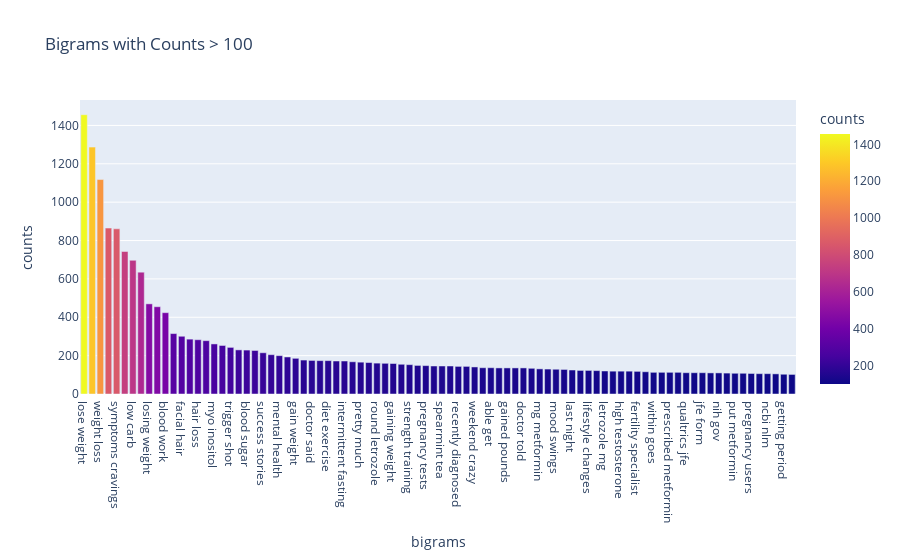

The cell this chart's notebook holds for it:
### Code cell
import plotly.express as px

chart = px.bar(relevant_bigrams, x = 'bigrams', y = 'counts', color = 'counts', 
               title = 'Bigrams with Counts > 100')

chart.show()

### Figure 1 — Plotly figure (JSON) as saved in the notebook; plotly's stock layout.template omitted (floating-point values rounded to 4 significant figures)
{"data": [{"alignmentgroup": "True", "hovertemplate": "bigrams=%{x}<br>counts=%{marker.color}<extra></extra>", "legendgroup": "", "marker": {"color": [1456, 1287, 1118, 865, 861, 743, 697, 635, 470, 455, 424, 315, 301, 286, 283, 278, 261, 253, 243, 230, 229, 227, 215, 205, 200, 193, 186, 177, 175, 174, 174, 172, 172, 168, 166, 164, 161, 160, 159, 155, 153, 149, 148, 146, 146, 146, 144, 144, 141, 137, 137, 136, 136, 136, 136, 134, 131, 130, 129, 128, 125, 123, 123, 122, 120, 119, 119, 119, 118, 116, 113, 113, 113, 113, 111, 111, 111, 110, 110, 109, 108, 108, 107, 106, 106, 105, 103, 102], "coloraxis": "coloraxis", "pattern": {"shape": ""}}, "name": "", "offsetgroup": "", "orientation": "v", "showlegend": false, "textposition": "auto", "type": "bar", "x": ["lose weight", "birth control", "weight loss", "crazy symptoms", "symptoms cravings", "insulin resistance", "low carb", "get pregnant", "losing weight", "weight gain", "blood work", "irregular periods", "facial hair", "lost lbs", "hair loss", "get period", "myo inositol", "lost weight", "trigger shot", "hair growth", "blood sugar", "insulin resistant", "success stories", "getting pregnant", "mental health", "diagnosed ago", "gain weight", "gained weight", "doctor said", "lost pounds", "diet exercise", "love hear", "intermittent fasting", "mg letrozole", "pretty much", "normal range", "round letrozole", "first round", "gaining weight", "blood tests", "strength training", "carb diet", "pregnancy tests", "started metformin", "spearmint tea", "little bit", "recently diagnosed", "first cycle", "weekend crazy", "long term", "able get", "two ago", "gained pounds", "ever since", "doctor told", "cycle letrozole", "mg metformin", "bump bloat", "mood swings", "body hair", "last night", "metformin mg", "lifestyle changes", "period since", "letrozole mg", "last period", "high testosterone", "fast forward", "fertility specialist", "able lose", "within goes", "thank much", "prescribed metformin", "anything within", "qualtrics jfe", "many people", "jfe form", "since last", "nih gov", "calorie deficit", "put metformin", "much better", "pregnancy users", "nlm nih", "ncbi nlm", "eating disorder", "getting period", "please click"], "xaxis": "x", "y": [1456, 1287, 1118, 865, 861, 743, 697, 635, 470, 455, 424, 315, 301, 286, 283, 278, 261, 253, 243, 230, 229, 227, 215, 205, 200, 193, 186, 177, 175, 174, 174, 172, 172, 168, 166, 164, 161, 160, 159, 155, 153, 149, 148, 146, 146, 146, 144, 144, 141, 137, 137, 136, 136, 136, 136, 134, 131, 130, 129, 128, 125, 123, 123, 122, 120, 119, 119, 119, 118, 116, 113, 113, 113, 113, 111, 111, 111, 110, 110, 109, 108, 108, 107, 106, 106, 105, 103, 102], "yaxis": "y"}], "layout": {"barmode": "relative", "coloraxis": {"colorbar": {"title": {"text": "counts"}}, "colorscale": [[0, "#0d0887"], [0.1111, "#46039f"], [0.2222, "#7201a8"], [0.3333, "#9c179e"], [0.4444, "#bd3786"], [0.5556, "#d8576b"], [0.6667, "#ed7953"], [0.7778, "#fb9f3a"], [0.8889, "#fdca26"], [1, "#f0f921"]]}, "legend": {"tracegroupgap": 0}, "title": {"text": "Bigrams with Counts > 100"}, "xaxis": {"anchor": "y", "domain": [0, 1], "title": {"text": "bigrams"}}, "yaxis": {"anchor": "x", "domain": [0, 1], "title": {"text": "counts"}}}}
